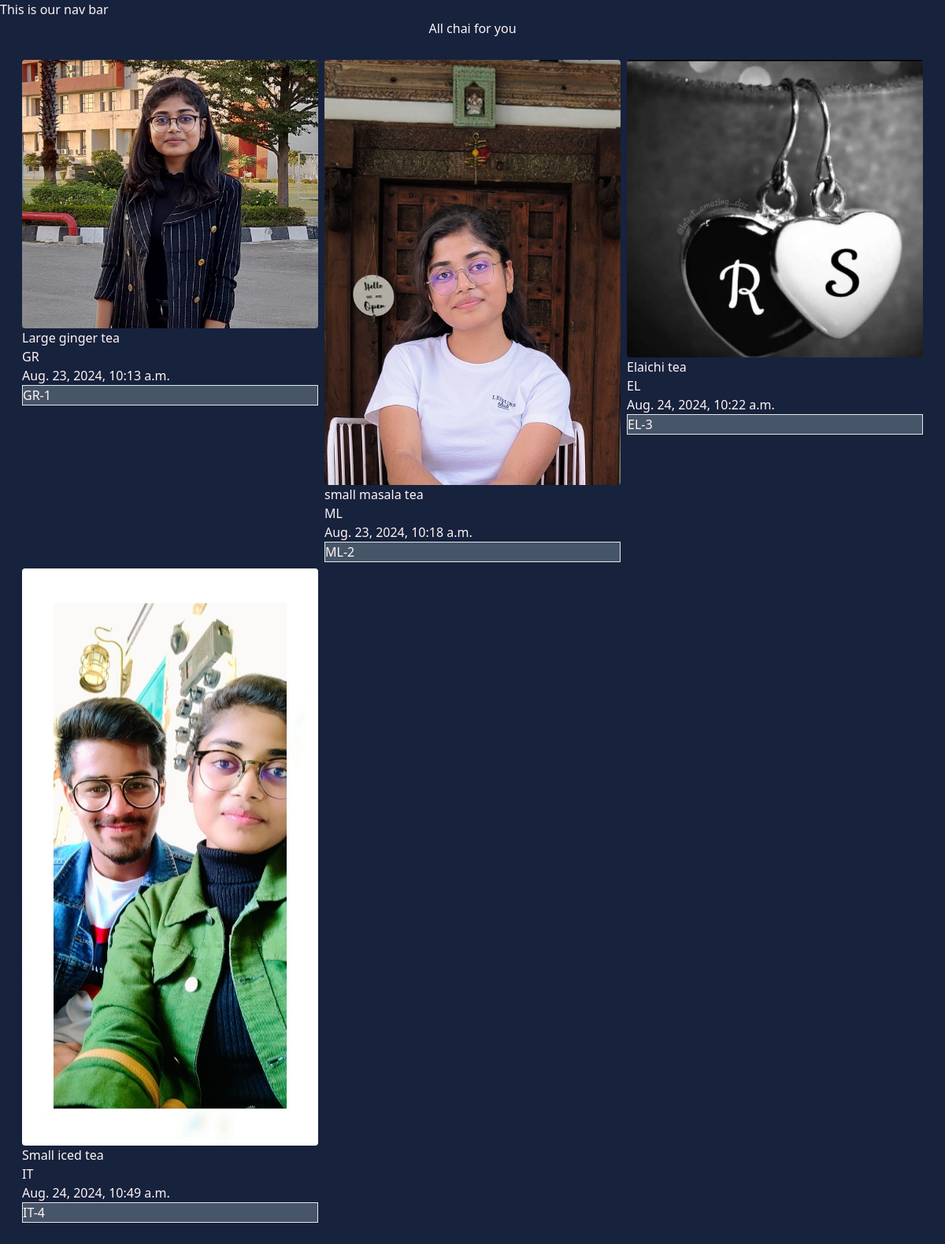
The app's page /chai/ with its own data.
### rsProj/models.py (models this page shows, shortened)
class ChaiVariety(models.Model):
    CHAI_TYPE_CHOICE = [
        ('ML', 'MASALA'),
        ('GR', 'GINGER'),
        ('IT', 'ICED'),
        ('EL', 'ELAICHI'),
    ]
    name = models.CharField(max_length=100)
    image = models.ImageField(upload_to='chais/')
    date_added = models.DateTimeField(default=timezone.now)
    type = models.CharField(max_length=2, choices=CHAI_TYPE_CHOICE)
    descrition = models.TextField(default='')

### rsProj/views.py (the view)
# urls.py: path('', views.all_chai, name='all_chai'),
def all_chai(request):
    chais = ChaiVariety.objects.all()
    return render(request, 'rsProj/all_chai.html', {'chais' : chais})

### rsProj/templates/rsProj/all_chai.html (shortened to what this page needs)
{% extends "layout.html" %}
{% block content %}
<h1>All chai for you</h1>
<div class="grid grid-cols-3 gap-2 m-7">
{% for chai in chais %}
    <div class="chai-item">
        <img class="rounded" src="{{chai.image.url}}" alt="">
        <h3>{{chai.name}}</h3>
        <h3>{{chai.type}}</h3>
        <h3>{{chai.date_added}}</h3>
        <a href="{% url 'chai_detail' chai.id%}">
            <button
            type="button"
            class="bg-slate-600 border inline-flex w-[100%]"
            >
                {{chai.type}}-{{chai.id}}
            </button>
        </a>
    </div>
{% endfor %}
</div>
{% endblock %}

### static/style.css (style rules this page uses)
body { background-color: hwb(223 9% 76%); color: hsl(0, 100%, 98%); }
h1 { text-align: center; font-size: 6em; }

### records on screen
ChaiVariety: image (picture), name "Large ginger tea", type "GR", date_added "Aug. 23, 2024, 10:13 a.m.", id "1"
ChaiVariety: image (picture), name "small masala tea", type "ML", date_added "Aug. 23, 2024, 10:18 a.m.", id "2"
ChaiVariety: image (picture), name "Elaichi tea", type "EL", date_added "Aug. 24, 2024, 10:22 a.m.", id "3"
ChaiVariety: image (picture), name "Small iced tea", type "IT", date_added "Aug. 24, 2024, 10:49 a.m.", id "4"
